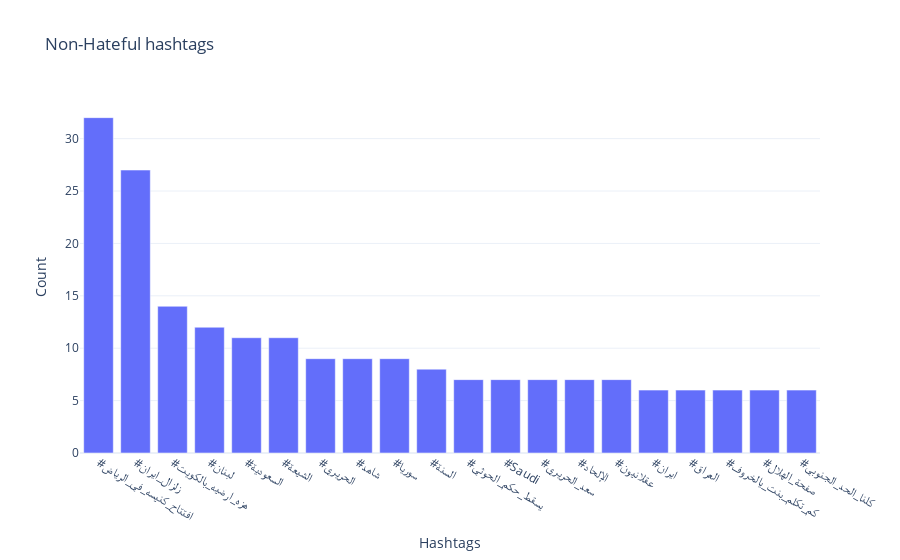

The cell this chart's notebook holds for it:
### Code cell
a = nltk.FreqDist(HT_regular)
d = pd.DataFrame({'Hashtag': list(a.keys()), 'Count': list(a.values())})

# selecting top 20 most frequent hashtags
d = d.nlargest(columns="Count", n = 20)
ticks = d.Hashtag.tolist()

    
fig = px.bar(x=ticks, y=d['Count'], title='Non-Hateful hashtags', template='plotly_white')
fig.update_layout(
    xaxis = dict(title = 'Hashtags'),
    yaxis = dict(title='Count'),)
fig.show()

### Figure 1 — Plotly figure (JSON) as saved in the notebook; plotly's stock layout.template omitted (floating-point values rounded to 4 significant figures)
{"data": [{"alignmentgroup": "True", "hovertemplate": "x=%{x}<br>y=%{y}<extra></extra>", "legendgroup": "", "marker": {"color": "#636efa", "pattern": {"shape": ""}}, "name": "", "offsetgroup": "", "orientation": "v", "showlegend": false, "textposition": "auto", "type": "bar", "x": ["#افتتاح_كنيسه_في_الرياض", "#زلزال_ايران", "#هزه_ارضيه_بالكويت", "#لبنان", "#السعودية", "#الشيعة", "#الحريري", "#شاهد", "#سوريا", "#السنة", "#يسقط_حكم_الحوثي", "#Saudi", "#سعد_الحريري", "#الإلحاد", "#عقلانيون", "#ايران", "#العراق", "#كم_تكلم_بنت_يالخروف", "#صفحة_الهلال", "#كلنا_الحد_الجنوبي"], "xaxis": "x", "y": [32, 27, 14, 12, 11, 11, 9, 9, 9, 8, 7, 7, 7, 7, 7, 6, 6, 6, 6, 6], "yaxis": "y"}], "layout": {"barmode": "relative", "legend": {"tracegroupgap": 0}, "title": {"text": "Non-Hateful hashtags"}, "xaxis": {"anchor": "y", "domain": [0, 1], "title": {"text": "Hashtags"}}, "yaxis": {"anchor": "x", "domain": [0, 1], "title": {"text": "Count"}}}}
